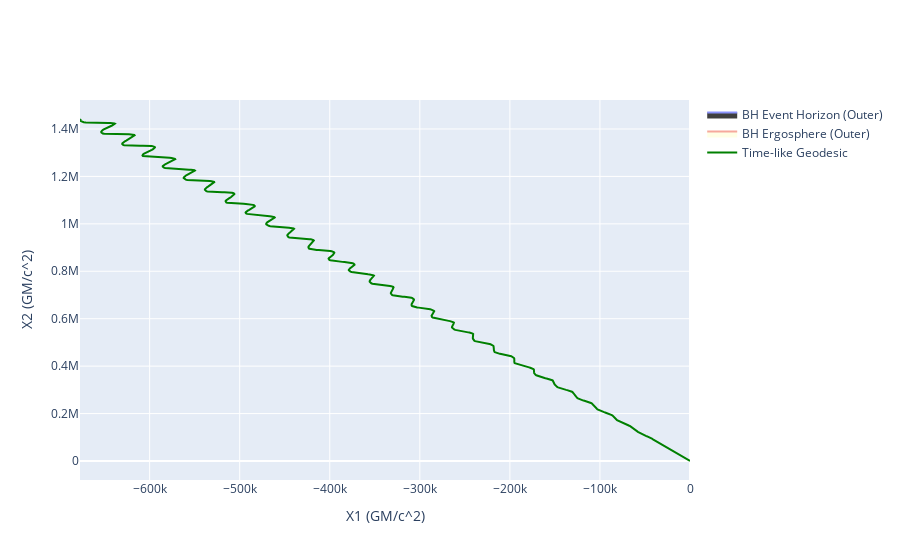

The cell this chart's notebook holds for it:
### Code cell
gpl.clear() # In Interactive mode, `clear()` must be called before drawing another plot, to avoid overlap
gpl.plot2D(geod, coordinates=(1, 2), color="green")
gpl.show()
